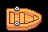

The image is a tile-based game level rendered from a .tmx file. Its description and complete source (layers, tilesets, objects, tile grids) follow:
An orthogonal 3x2 tile map with 16x16 px tiles, 2 tile layers (moving, idle) and 2 objects.

<map version="1.10" tiledversion="1.12.1" orientation="orthogonal" renderorder="right-down" width="3" height="2" tilewidth="16" tileheight="16" infinite="0" nextlayerid="5" nextobjectid="3">
 <tileset firstgid="1" source="../maps/tilesets/Beach_Objects_Normal.tsx" />
 <layer id="1" name="moving" width="3" height="2">
  <data encoding="csv">
2147483855,2147483854,2147483853,
2147483871,2147483870,2147483869
</data>
 </layer>
 <layer id="2" name="idle" width="3" height="2">
  <data encoding="csv">
2147483855,2147483854,2147483853,
2147483871,2147483870,2147483869
</data>
 </layer>
 <objectgroup id="3" name="boat-hitbox">
  <object id="1" x="0" y="0" width="48" height="32" />
 </objectgroup>
 <objectgroup id="4" name="helm">
  <object id="2" x="7.75" y="8.5" width="16" height="16" />
 </objectgroup>
</map>
